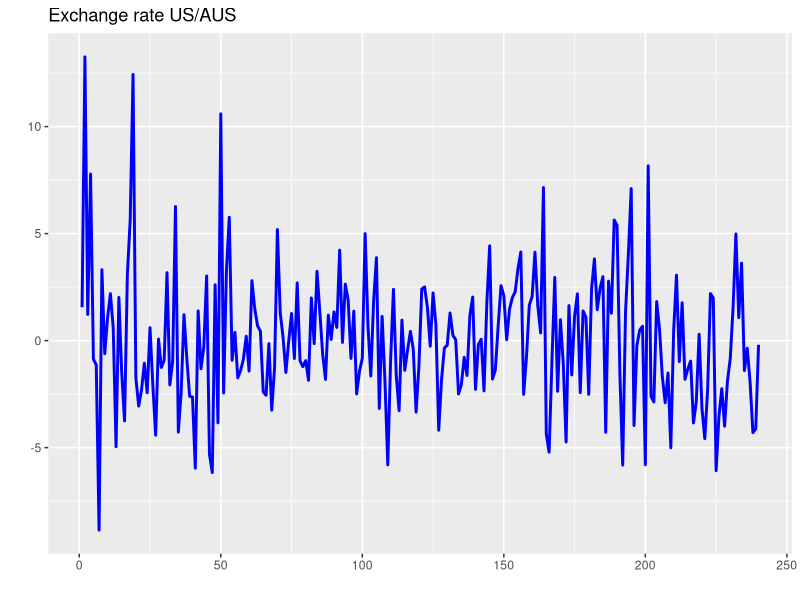
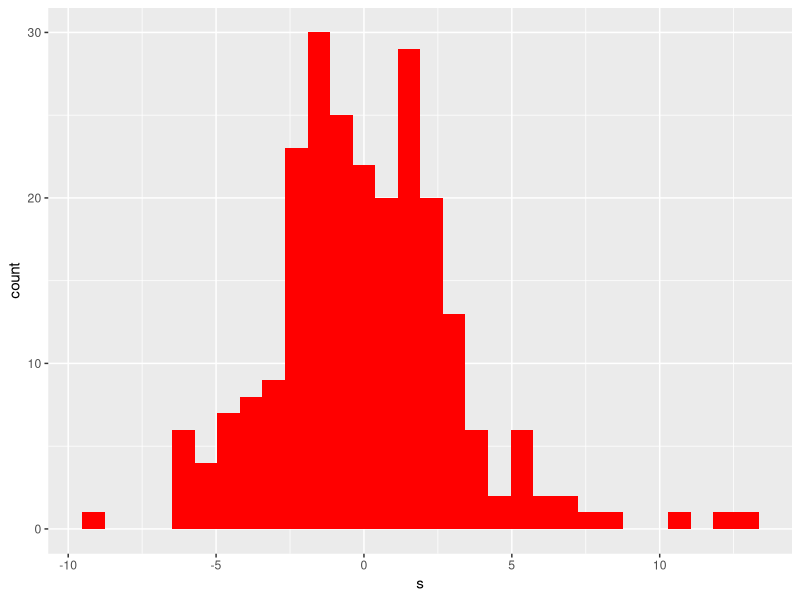

R code for these plots, in order: (Note: this script raises an error after producing the figures.)
setwd("/datascience/projects/statisticallyfit/github/learningprogramming/R/RStats/learneconometrics/CarterHill_PrinciplesOfEconometrics/Chapter14_GARCH")
rm(list=ls())
library(ggfortify)
library(foreign)
library(tseries)
library(fGarch)
#install.packages("moments")

library(fBasics)


## Part a) 
exrate <- read.dta("exrate.dta")
autoplot(ts(exrate$s), main="Exchange rate US/AUS", ts.size=1, colour="blue")
ggplot(data=exrate, aes(x=s)) + geom_histogram(fill="red")

descriptiveStats(exrate$s)




## Part b) estimate GARCH(1,1)
garch <- GARCH(euro, p=1, q=1)
mean(exrate$s)

# test for stationarity : IS STATIONARY 
exrate.df <- ur.df(exrate$s, type="drift", lags=0); exrate.df
autoplot(acf(exrate.df@res, lag.max = 20, plot=FALSE))
exrate.df@testreg
